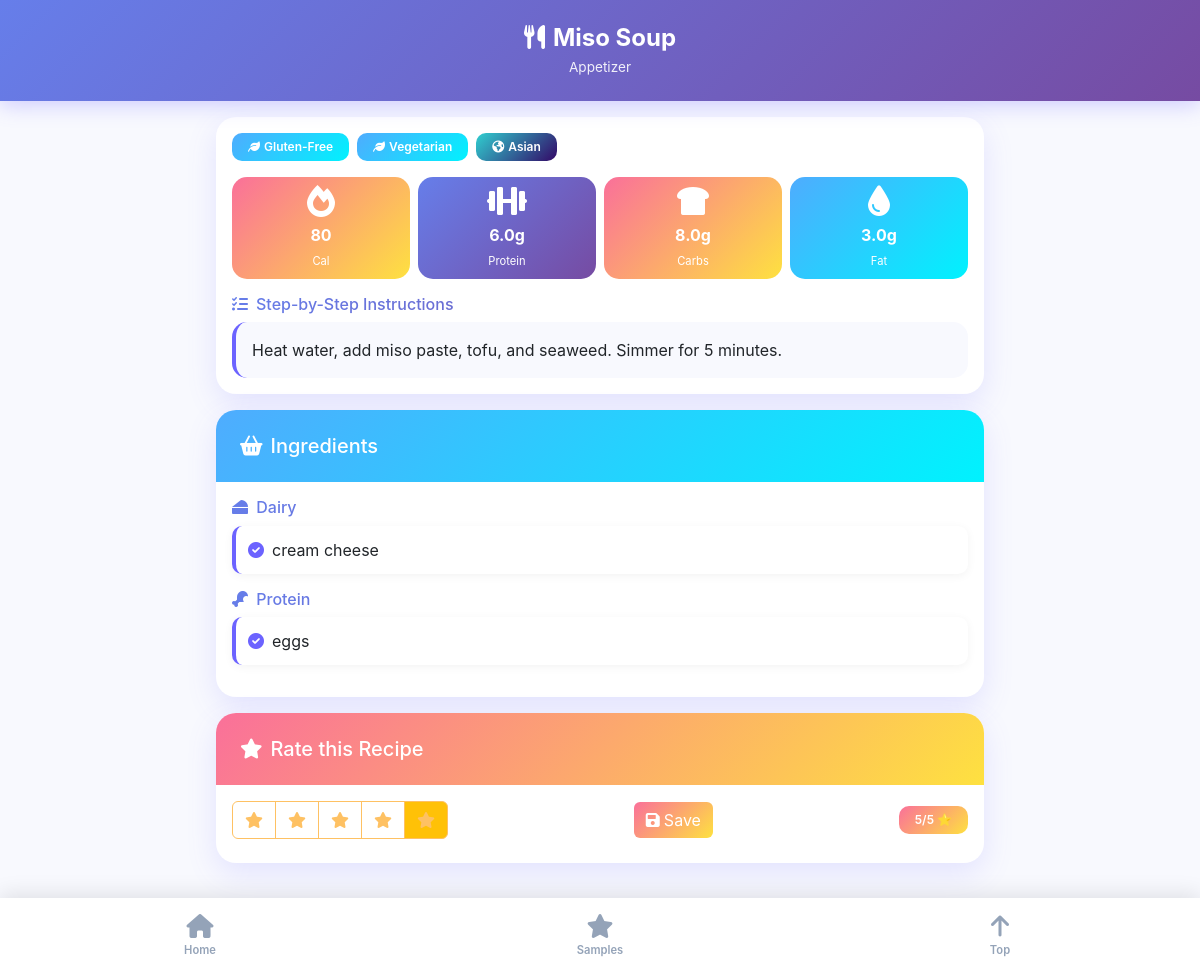
Screenshot of /recipe/2 with the database file from the repository.
### tables this page shows
CREATE TABLE recipes (
        id INTEGER PRIMARY KEY AUTOINCREMENT,
        title TEXT NOT NULL,
        meal_type TEXT NOT NULL,
        instructions TEXT NOT NULL,
        calories INTEGER NOT NULL,
        protein REAL NOT NULL,
        carbs REAL NOT NULL,
        fat REAL NOT NULL
    );

CREATE TABLE ingredients (
        id INTEGER PRIMARY KEY AUTOINCREMENT,
        name TEXT NOT NULL UNIQUE,
        category TEXT NOT NULL
    );

### app.py (the view)
@app.route('/recipe/<int:recipe_id>')
def recipe_detail(recipe_id):
    recipe = get_recipe_by_id(recipe_id)
    if recipe:
        return render_template('recipe_detail.html', recipe=recipe)
    else:
        return "Recipe not found", 404

### app.py (called while the page is built)
def get_db_connection():
    conn = sqlite3.connect(DATABASE)
    conn.row_factory = sqlite3.Row
    return conn

def get_recipe_ingredients(recipe_id):
    conn = get_db_connection()
    try:
        ingredients = conn.execute("""
            SELECT i.name, i.category
            FROM ingredients i
            JOIN recipe_ingredients ri ON i.id = ri.ingredient_id
            WHERE ri.recipe_id = ?
            ORDER BY i.category, i.name
        """, (recipe_id,)).fetchall()
        conn.close()
        return [dict(ing) for ing in ingredients]
    except Exception as e:
        print(f"Error getting ingredients for recipe {recipe_id}: {e}")
        conn.close()
        return []

### templates/recipe_detail.html (shortened to what this page needs)
{% extends "base.html" %}
{% block header_title %}{{ recipe.title }}{% endblock %}
{% block header_subtitle %}{{ recipe.meal_type.title() }}{% endblock %}
{% block content %}
<div class="card mb-3">
    <div class="card-body">
        <div class="d-flex flex-wrap gap-2 mb-3">
            {% for tag in recipe.dietary_tags %}
            <span class="badge" style="background: var(--success-gradient);">
                <i class="fas fa-leaf me-1"></i>{{ tag.title() }}
            </span>
            {% endfor %}
            {% for race in recipe.races %}
            <span class="badge" style="background: var(--info-gradient);">
                <i class="fas fa-earth-americas me-1"></i>{{ race }}
            </span>
            {% endfor %}
        </div>
        <div class="row g-2 mb-3">
            <div class="col-3">
                <div class="text-center p-2" style="background: linear-gradient(135deg, #fa709a 0%, #fee140 100%); border-radius: 15px;">
                    <i class="fas fa-fire fa-2x" style="color: white;"></i>
                    <div class="fw-bold mt-1" style="color: white;">{{ recipe.calories }}</div>
                    <small style="color: white; font-size: 0.7rem;">Cal</small>
                </div>
            </div>
            <div class="col-3">
                <div class="text-center p-2" style="background: var(--primary-gradient); border-radius: 15px;">
                    <i class="fas fa-dumbbell fa-2x" style="color: white;"></i>
                    <div class="fw-bold mt-1" style="color: white;">{{ recipe.protein }}g</div>
                    <small style="color: white; font-size: 0.7rem;">Protein</small>
                </div>
            </div>
            <div class="col-3">
                <div class="text-center p-2" style="background: var(--warning-gradient); border-radius: 15px;">
                    <i class="fas fa-bread-slice fa-2x" style="color: white;"></i>
                    <div class="fw-bold mt-1" style="color: white;">{{ recipe.carbs }}g</div>
                    <small style="color: white; font-size: 0.7rem;">Carbs</small>
                </div>
            </div>
            <div class="col-3">
                <div class="text-center p-2" style="background: var(--success-gradient); border-radius: 15px;">
                    <i class="fas fa-droplet fa-2x" style="color: white;"></i>
                    <div class="fw-bold mt-1" style="color: white;">{{ recipe.fat }}g</div>
                    <small style="color: white; font-size: 0.7rem;">Fat</small>
                </div>
            </div>
        </div>
        <h6 class="gradient-text mb-2">
            <i class="fas fa-list-check me-2"></i>Step-by-Step Instructions
        </h6>
        <div class="p-3" style="background: var(--bg-color); border-radius: 15px; border-left: 4px solid var(--primary-color);">
            {% if 'Step 1:' in recipe.instructions %}
                {% set steps = recipe.instructions.split('Step ') %}
                {% for step in steps %}
                    {% if step.strip() %}
                        {% set step_parts = step.split(':', 1) %}
                        {% if step_parts|length == 2 %}
                            <div class="mb-3 p-2" style="background: white; border-radius: 10px; border-left: 3px solid var(--primary-color);">
                                <div class="fw-bold text-primary mb-1">
                                    <i class="fas fa-circle-check me-2"></i>Step {{ step_parts[0] }}
                                </div>
                                <div class="text-muted">{{ step_parts[1].strip() }}</div>
                            </div>
                        {% endif %}
                    {% endif %}
                {% endfor %}
            {% else %}
                {{ recipe.instructions }}
            {% endif %}
        </div>
    </div>
</div>
<div class="card mb-3">
    <div class="card-header" style="background: var(--success-gradient);">
        <h5 class="mb-0" style="color: white;">
            <i class="fas fa-basket-shopping me-2"></i>Ingredients
        </h5>
    </div>
    <div class="card-body">
        {% if recipe.ingredients %}
            {% set ingredients_by_category = recipe.ingredients | groupby('category') %}
            {% for category, ingredients in ingredients_by_category %}
            <div class="mb-3">
                <h6 class="gradient-text mb-2">
                    <i class="fas fa-{{ 'drumstick-bite' if category == 'protein' else 'carrot' if category == 'vegetable' else 'bread-slice' if category == 'grain' else 'cheese' if category == 'dairy' else 'pepper-hot' if category == 'spice' else 'apple-whole' if category == 'fruit' else 'seedling' }} me-1"></i>
                    {{ category.title() }}
                </h6>
                {% for ingredient in ingredients %}
                <div class="ingredient-item">
                    <i class="fas fa-circle-check me-2" style="color: #6C63FF;"></i>{{ ingredient.name }}
                </div>
                {% endfor %}
            </div>
            {% endfor %}
        {% endif %}
    </div>
</div>
<div class="card mb-3">
    <div class="card-header" style="background: var(--warning-gradient);">
        <h5 class="mb-0" style="color: white;">
            <i class="fas fa-star me-2"></i>Rate this Recipe
        </h5>
    </div>
    <div class="card-body">
        <form id="ratingForm" onsubmit="submitRating(event)">
            <div class="d-flex align-items-center justify-content-between flex-wrap gap-2">
                <div class="btn-group" role="group">
                    {% for i in range(1, 6) %}
                    <label class="btn btn-outline-warning" for="rating{{ i }}" style="border-color: #FEC163; color: #FEC163;">
                        <i class="fas fa-star"></i>
                    </label>
                    {% endfor %}
                </div>
                <button type="submit" class="btn" style="background: var(--warning-gradient); color: white; border: none;">
                    <i class="fas fa-save me-1"></i>Save
                </button>
                {% if recipe.rating %}
                <span class="badge" style="background: var(--warning-gradient);">
                    {{ recipe.rating }}/5 ⭐
                </span>
                {% endif %}
            </div>
        </form>
    </div>
</div>
{% endblock %}

### templates/base.html (style rules this page uses)
:root { --primary-gradient: linear-gradient(135deg, #667eea 0%, #764ba2 100%); --secondary-gradient: linear-gradient(135deg, #f093fb 0%, #f5576c 100%); --success-gradient: linear-gradient(135deg, #4facfe 0%, #00f2fe 100%); --warning-gradient: linear-gradient(135deg, #fa709a 0%, #fee140 100%); --info-gradient: linear-gradient(135deg, #30cfd0 0%, #330867 100%); --primary-color: #6C63FF; --secondary-color: #FF6B9D; --accent-color: #FEC163; --bg-color: #F8F9FE; --text-dark: #2D3748; --shadow: 0 10px 30px rgba(108, 99, 255, 0.15); --shadow-lg: 0 20px 60px rgba(108, 99, 255, 0.25); }
* { margin: 0; padding: 0; box-sizing: border-box; }
body { font-family: -apple-system, BlinkMacSystemFont, 'Segoe UI', Roboto, 'Helvetica Neue', Arial, sans-serif; background: var(--bg-color); color: var(--text-dark); padding-bottom: 80px; min-height: 100vh; }
.card { border-radius: 20px; border: none; box-shadow: var(--shadow); overflow: hidden; }
.card-header { background: var(--primary-gradient); color: white; border: none; padding: 1.5rem; }
.gradient-text { background: var(--primary-gradient); -webkit-background-clip: text; -webkit-text-fill-color: transparent; background-clip: text; }
.badge { border-radius: 10px; padding: 0.5rem 1rem; font-weight: 600; }
.ingredient-item { background: white; padding: 0.75rem; margin: 0.5rem 0; border-radius: 10px; border-left: 4px solid var(--primary-color); box-shadow: 0 2px 10px rgba(0, 0, 0, 0.05); }

### rows the page displays
recipes: title "Miso Soup", meal_type "Appetizer", calories "80", protein "6.0", carbs "8.0", fat "3.0", instructions "Heat water, add miso paste, tofu, and seaweed. Simmer for 5 minutes."
ingredients: title "Dairy", name "cream cheese"
ingredients: title "Protein", name "eggs"

### other values shown
{{ tag.title() }} "Gluten-Free" "Vegetarian"
{{ race }} "Asian"
{{ recipe.rating }} "5"
